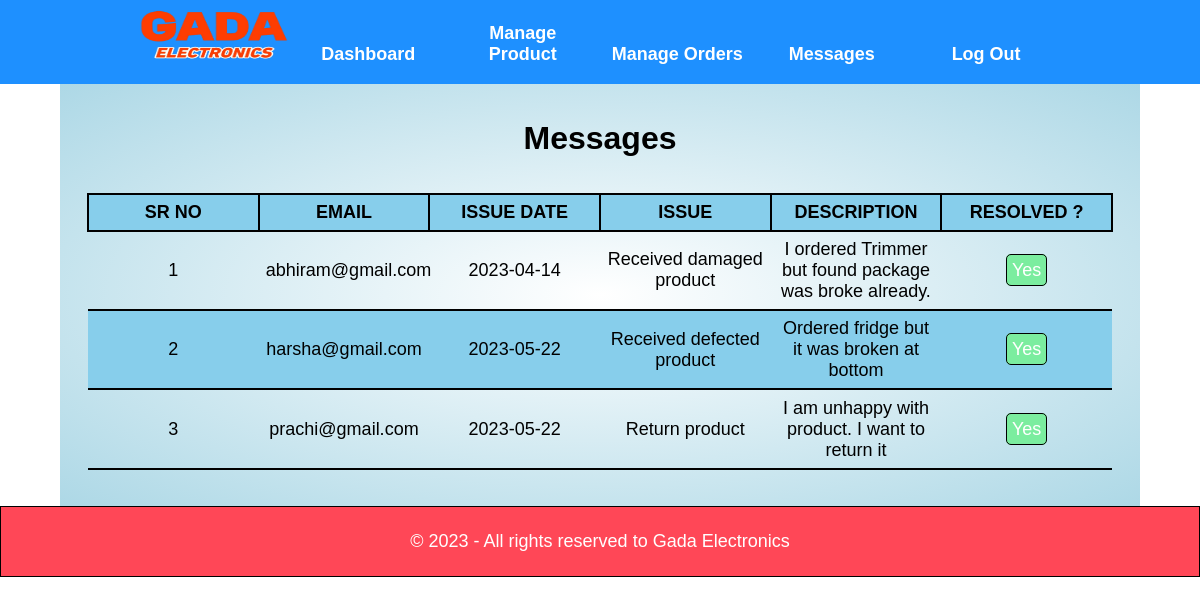
/Admin/manage-message.php (signed in), run on the app's committed database.
### tables this page shows
CREATE TABLE IF NOT EXISTS `message` (
  `id` int NOT NULL AUTO_INCREMENT,
  `email` varchar(60) NOT NULL,
  `message_date` date NOT NULL,
  `subject` varchar(500) NOT NULL,
  `message_body` varchar(500) NOT NULL,
  `reply` varchar(10) NOT NULL,
  PRIMARY KEY (`id`),
  KEY `email` (`email`)
);

### Admin/manage-message.php (the view, shortened to what this page needs)
<?php include("partials/menu.php");?>
<div class="wrapper">
     <br><br>
     <h1 class="text-center">Messages</h1>
     <br>
     <br>
     <table class="display-table text-center fixed">
          <tr>
               <th>Sr No</th>
               <th>Email</th>
               <th>Issue Date</th>
               <th>Issue</th>
               <th>Description</th>
               <th>Resolved ?</th>
          </tr>
          <?php
                    $sql2 = "SELECT * FROM message  ORDER BY id";
                    $res2 = mysqli_query($con, $sql2);
                    $count = mysqli_num_rows($res2);
                    $num = 1;
                    if($count>0)
                    {
                         while($row = mysqli_fetch_assoc($res2))
                         {
               ?>
                              <tr>
                              <td><?php echo $num++; ?></td>
                              <td><?php echo $row['email']; ?></td>
                              <td><?php echo $row['message_date']; ?></td>
                              <td><?php echo $row['subject']; ?></td>
                              <td><?php echo $row['message_body']; ?></td>
                              <td>
                                   <?php
                                        if($row['reply']!="Solved")
                                        {
                                   ?>
                                   <a class="btn-secondary" href="resolve.php?id=<?php echo $row['id']; ?>">Yes</a>
                                   <?php
                                        }
                                        else
                                        {
                                             echo "Solved";
                                        }
                                   ?>
                              </td>
                         </tr>
               <?php
                         }
                    }
                    else
                    {
               ?>
                         <tr><td colspan="6"><h2 class="win">No Message Found</h2></td></tr>
               <?php
                    }
               ?>
     </table>
     <br><br>
</div>
<?php include("partials/footer.php");?>

### css/admin-style.css (style rules this page uses)
* { margin: 0; padding: 0; font-family: Arial, Helvetica, sans-serif; }
.text-center { text-align: center; }
.wrapper { width: 90%; margin: 0 auto; padding: 2% auto; background: radial-gradient(white, lightblue); }
a { text-decoration: none; }
.btn-secondary { width: 25%; padding: 1.5%; font-size: large; color: #fff; background-color: #7bed9f; border-radius: 5px; border: 1px solid #000; cursor: pointer; }
.display-table { width: 95%; padding: 2% auto; border-collapse: collapse; margin: 0 auto; }
.fixed { table-layout: fixed; }
.display-table tr th { padding: 0.7%; text-transform: uppercase; font-size: large; border: 2px solid black; border-collapse: collapse; }
.display-table tr td { padding: 0.7%; border-bottom: #000 2px solid; font-size: large; }
.display-table tr:nth-child(odd) { background-color: skyblue; }
.display-table tr td a { text-decoration: none; padding: 5px; }

### data on the page
message: email "abhiram@gmail.com", message_date "2023-04-14", subject "Received damaged product", message_body "I ordered Trimmer but found package was broke already."
message: email "harsha@gmail.com", message_date "2023-05-22", subject "Received defected product", message_body "Ordered fridge but it was broken at bottom"
message: email "prachi@gmail.com", message_date "2023-05-22", subject "Return product", message_body "I am unhappy with product. I want to return it"
